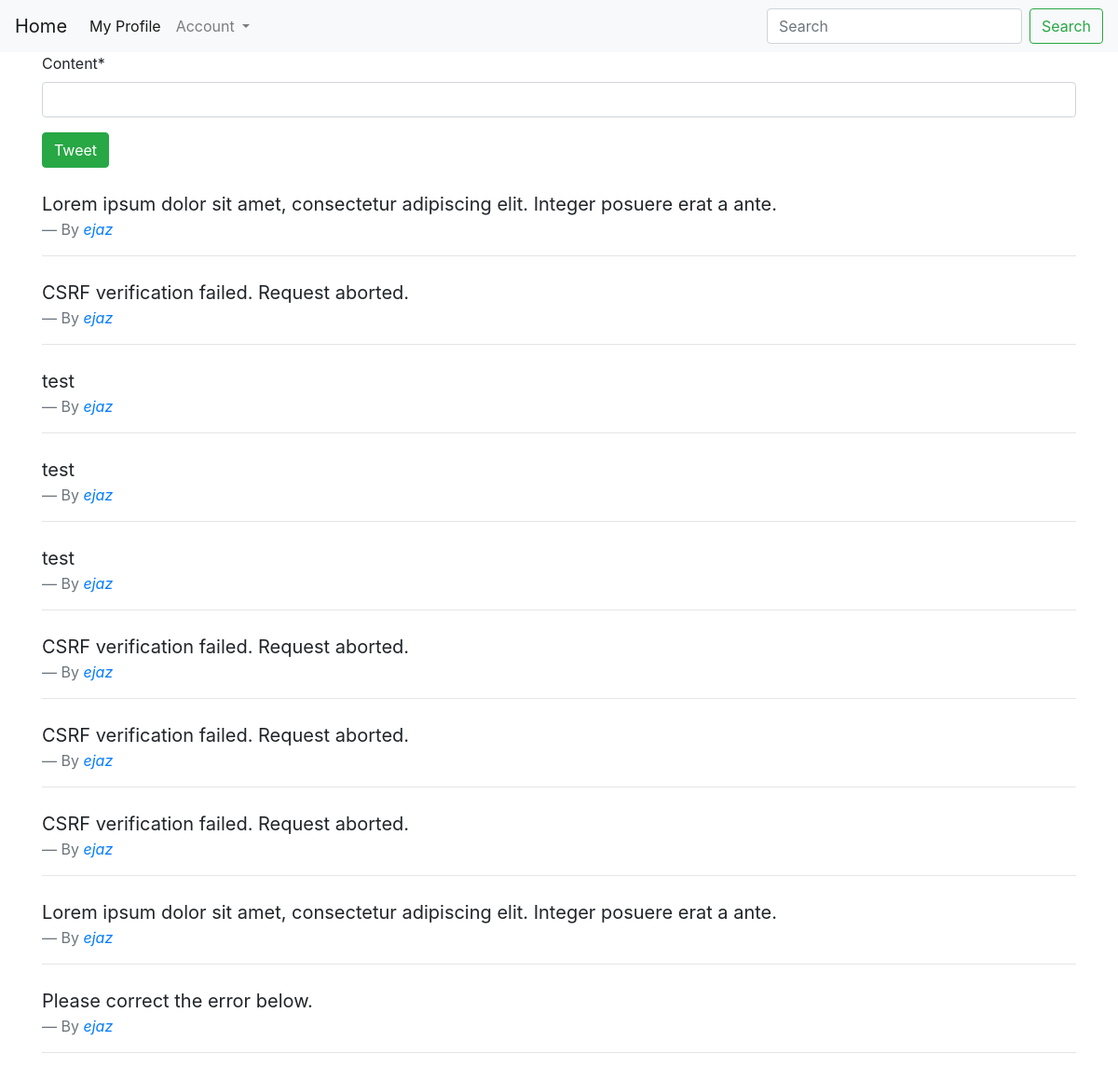
The page / on the database its author committed.
### twitter/models.py (models this page shows, shortened)
class TweetModal(models.Model):
    user = models.ForeignKey(settings.AUTH_USER_MODEL, on_delete=models.CASCADE)
    content = models.CharField(max_length=255)
    created_at = models.DateTimeField(auto_now_add=True)
    updated_at = models.DateTimeField(auto_now = True)
    class Meta:
        ordering = ['-pk']

### twitter/views.py (the view)
# urls.py: 2. Add a URL to urlpatterns:  path('', views.home, name='home')
def home(request):
    form = TweetModalForm(request.POST or None)
    tweets = TweetModal.objects.all()
    q = request.GET.get('q')
    if q:
        tweets = TweetModal.objects.filter(content__icontains=q)
    if request.POST:
        if form.is_valid():
            instance = form.save(commit=False)
            instance.user = request.user
            instance.save()
            return redirect('home')
    form = TweetModalForm(request.POST or None)
    context = {'tweets':tweets,'form':form}
    return render(request, 'home.html', context)

### twitter/forms.py
class TweetModalForm(forms.ModelForm):
    class Meta:
        model = TweetModal
        fields = ['content']

### twitter/templates/home.html
{% extends 'base.html' %}
{% load crispy_forms_tags %}
{% block content %}
<div>
        <form action="" method="post" >  {% csrf_token %}
            {{form|crispy}}
            <button class="btn btn-success" type="submit">Tweet</button>
        </form>
    </div>
{% for tweet in tweets %}
<div>
        <blockquote class="blockquote text-left mt-4">
                <p class="mb-0">{{tweet.content}}</p>
                <footer class="blockquote-footer">By <cite title="Source Title"> <a href="{% url 'view_user' tweet.user %}">{{tweet.user}}</a></cite></footer>
            </blockquote>
</div>
<hr>
{% endfor %}
{% endblock content %}

### twitter/templates/base.html (shortened to what this page needs)
<!doctype html>
<html lang="en">
  <head>
    <link rel="stylesheet" href="https://stackpath.bootstrapcdn.com/bootstrap/4.3.1/css/bootstrap.min.css">
  </head>
  <body>
      <header>
            <nav class="navbar navbar-expand-lg navbar-light bg-light">
                    <a class="navbar-brand" href="{% url 'home' %}">Home</a>
                    <div class="collapse navbar-collapse" id="navbarSupportedContent">
                      <ul class="navbar-nav mr-auto">
                        <li class="nav-item active">
                          <a class="nav-link" href="">My Profile <span class="sr-only">(current)</span></a>
                        </li>
                        <li class="nav-item dropdown">
                          <a class="nav-link dropdown-toggle" href="#" id="navbarDropdown" role="button" data-toggle="dropdown" aria-haspopup="true" aria-expanded="false">
                            Account
                          </a>
                        </li>
                      </ul>
                      <form class="form-inline my-2 my-lg-0">
                        <input class="form-control mr-sm-2" type="search" placeholder="Search" aria-label="Search" name="q">
                        <button class="btn btn-outline-success my-2 my-sm-0" type="submit">Search</button>
                      </form>
                    </div>
                  </nav>
      </header>
    <div class="container">
        {% block content %}
    {% endblock content %}
    </div>
  </body>
</html>

### rows shown on the page
TweetModal: content "Lorem ipsum dolor sit amet, consectetur adipiscing elit. Integer posuere erat a ante.", user "ejaz"
TweetModal: content "CSRF verification failed. Request aborted.", user "ejaz"
TweetModal: content "test", user "ejaz"
TweetModal: content "test", user "ejaz"
TweetModal: content "test", user "ejaz"
TweetModal: content "CSRF verification failed. Request aborted.", user "ejaz"
TweetModal: content "CSRF verification failed. Request aborted.", user "ejaz"
TweetModal: content "CSRF verification failed. Request aborted.", user "ejaz"
TweetModal: content "Lorem ipsum dolor sit amet, consectetur adipiscing elit. Integer posuere erat a ante.", user "ejaz"
TweetModal: content "Please correct the error below.", user "ejaz"
